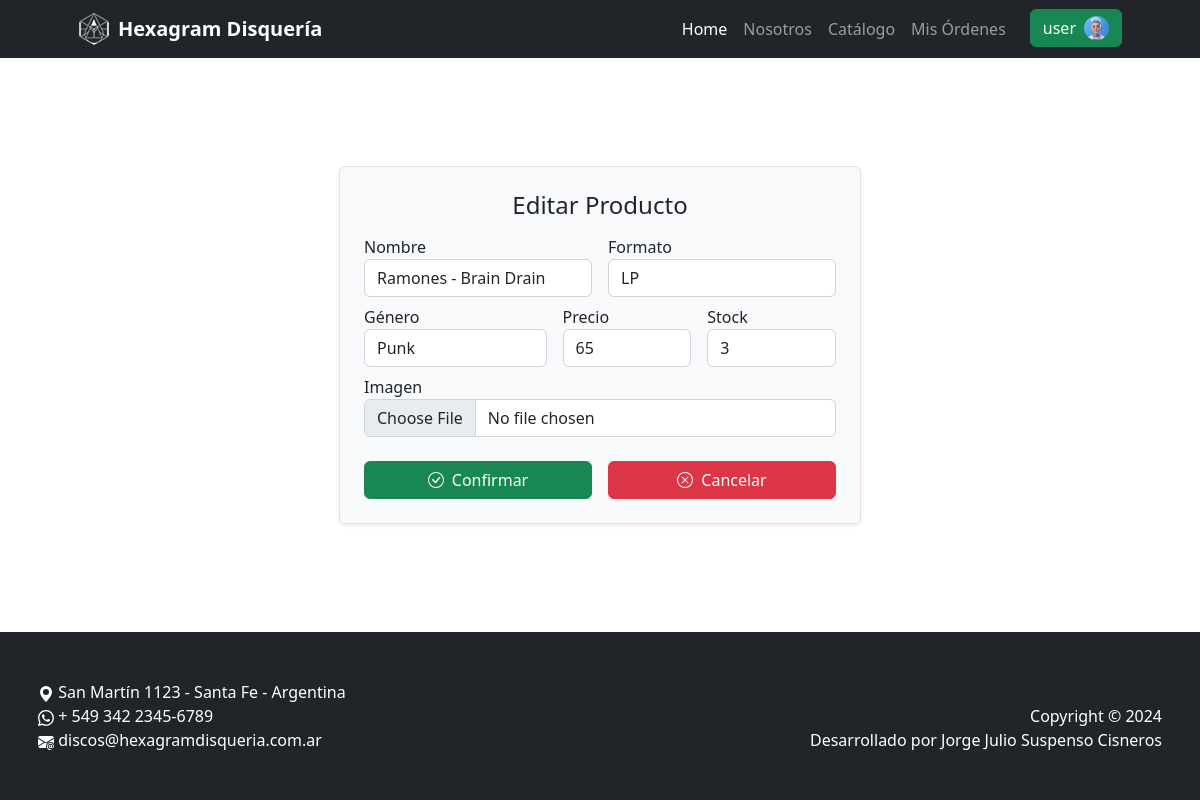
/catalogo/producto/1/update/ (signed in), run on the app's committed database.
### clientes/models.py (models this page shows)
class Client(models.Model):
    user = models.OneToOneField(User, on_delete=models.CASCADE, related_name='client')
    phone = models.CharField(max_length=50, blank=True)
    birthdate = models.DateField(null=True, blank=True)
    avatar = models.ImageField(upload_to='avatars/', default='project/core/static/core/img/avatar_default.webp', null=True, blank=True)

### catalogo/models.py (models this page shows, shortened)
class Product(models.Model):
  name = models.CharField(max_length=100, verbose_name='Nombre')
  price = models.IntegerField(verbose_name='Precio')
  format = models.ForeignKey(Format, on_delete=models.CASCADE, verbose_name='Formato')
  genre = models.ForeignKey(Genre, on_delete=models.CASCADE, verbose_name='Género')
  stock = models.IntegerField(default=0, verbose_name='Stock')
  image = models.ImageField(upload_to='products/', null=True, blank=True, verbose_name='Imagen')

### catalogo/views.py (the view, shortened to what this page needs)
# urls.py: path('producto/<int:pk>/update/', views.ProductUpdate.as_view(), name='producto_update'),
class ProductUpdate(LoginRequiredMixin, UpdateView):
    model = models.Product
    form_class = forms.ProductForm
    success_url = reverse_lazy('catalogo:home')

### catalogo/forms.py
class ProductForm(forms.ModelForm):
    class Meta:
        model = models.Product
        fields = '__all__'
        widgets = {
            'name': forms.TextInput(attrs={'class': 'form-control', 'placeholder': 'Nombre'}),
            'price': forms.NumberInput(attrs={'class': 'form-control mb-2'}),
            'format': forms.Select(choices=models.Format.objects.all(), attrs={'class': 'form-control'}),
            'genre': forms.Select(choices=models.Genre.objects.all(), attrs={'class': 'form-control'}),
            'stock': forms.NumberInput(attrs={'class': 'form-control'}),
            'image': forms.FileInput(attrs={'class': 'form-control'})
        }
    def __init__(self, *args, **kwargs):
        super(ProductForm, self).__init__(*args, **kwargs)
        self.fields['format'].empty_label = 'Seleccione un formato'
        self.fields['genre'].empty_label = 'Seleccione un género'

### catalogo/models.py (called while the page is built)
  def __str__(self):
    return self.name

  def __str__(self):
    return self.name

### catalogo/templates/catalogo/product_form.html (shortened to what this page needs)
{% extends 'core/base.html' %}
{% block contenido %}
<div class="d-flex flex-column align-items-center border border-1 rounded-2 w-50 p-4 shadow-sm bg-light">
  <h2 class="mb-3 fs-4">
    {% if form.instance.pk %}
    Editar
    {% else %}
    Añadir
    {% endif %}
    Producto
  </h2>
  <form method="post" class="d-flex flex-column w-100" enctype="multipart/form-data">
    <div class="form-group d-flex gap-3">
      <div class="d-flex flex-column w-50">
        {{ form.name.label }}{{ form.name }}
      </div>
      <div class="d-flex flex-column w-50">
        {{ form.format.label }}{{ form.format }}
      </div>
    </div>
    <div class="form-group d-flex gap-3 mt-2">
      <div class="d-flex flex-column w-75">
        {{ form.genre.label }}{{ form.genre }}
      </div>
      <div class="form-group d-flex gap-3">
        <div class="d-flex flex-column w-50">
          {{ form.price.label }}{{ form.price }}
        </div>
        <div class="d-flex flex-column w-50">
          {{ form.stock.label }}{{ form.stock }}
        </div>
      </div>
    </div>
    <div class="form-group d-flex">
      <div class="d-flex flex-column w-100">
        {{ form.image.label }}{{ form.image }}
      </div>
    </div>
    <div class="d-flex justify-content-center gap-3">
      <button type="submit" class="btn btn-success w-50 mt-4 d-flex justify-content-center align-items-center gap-2">
        Confirmar
      </button>
      <a href="{% url 'catalogo:home' %}" type="button"
        class="btn btn-danger w-50 mt-4 d-flex justify-content-center align-items-center gap-2">
        Cancelar
      </a>
    </div>
  </form>
</div>
{% endblock contenido %}

### core/templates/core/components/navbar.html (shortened to what this page needs)
{% load static %}
<nav class="d-flex navbar navbar-expand-lg navbar-dark bg-dark">
  <div class="container px-5 h-100">
    <a class="navbar-brand fw-bold d-flex align-items-center " href="{% url 'core:home' %}">
      <img class="me-2" src="{% static 'core/img/hexagram-logo-navbar.webp' %}" alt="Logo de la disquería">
      <p class="p-0 m-0 ">Hexagram Disquería</p>
    </a>
    <div class="collapse navbar-collapse" id="navbarSupportedContent">
      <ul class="navbar-nav ms-auto mb-2 mb-lg-0">
        <li class="nav-item">
          <a class="nav-link active" aria-current="page" href="{% url 'core:home' %}">Home</a>
        </li>
        {% if not user.is_staff %}
        <li class="nav-item">
          <a class="nav-link" href="{% url 'core:about' %}">Nosotros</a>
        </li>
        {% endif %}
        <li class="nav-item">
          <a class="nav-link" href="{% url 'catalogo:home' %}">Catálogo</a>
        </li>
        {% if user.is_authenticated %}
        <li class="nav-item">
          <a class="nav-link" href="{% url 'ordenes:home' %}">{%if not user.is_staff%}Mis {%endif%}Órdenes</a>
        </li>
        <li class="nav-item ms-3">
          <div class="dropdown">
            <button class="btn btn-success " type="button" data-bs-toggle="dropdown" aria-expanded="false">
              <div class="d-flex gap-2">
                {{ user.username }}
                {% if user.is_staff or not user.client.avatar %}
                <img style="width: 25px;" src="{% static 'core/img/avatar_default.webp' %}" alt="Avatar administrador">
                {% else %}
                <img style="width: 25px; border-radius: 50%;" src="{{ user.client.avatar.url }}" alt="Avatar cliente">
                {% endif %}
              </div>
            </button>
          </div>
        </li>
        {% endif %}
      </ul>
    </div>
  </div>
</nav>

### data on the page
Product: name "Ramones - Brain Drain", format "LP", genre "Punk", price "65", stock "3"

### other printed values
{{ user.username }} "user"
